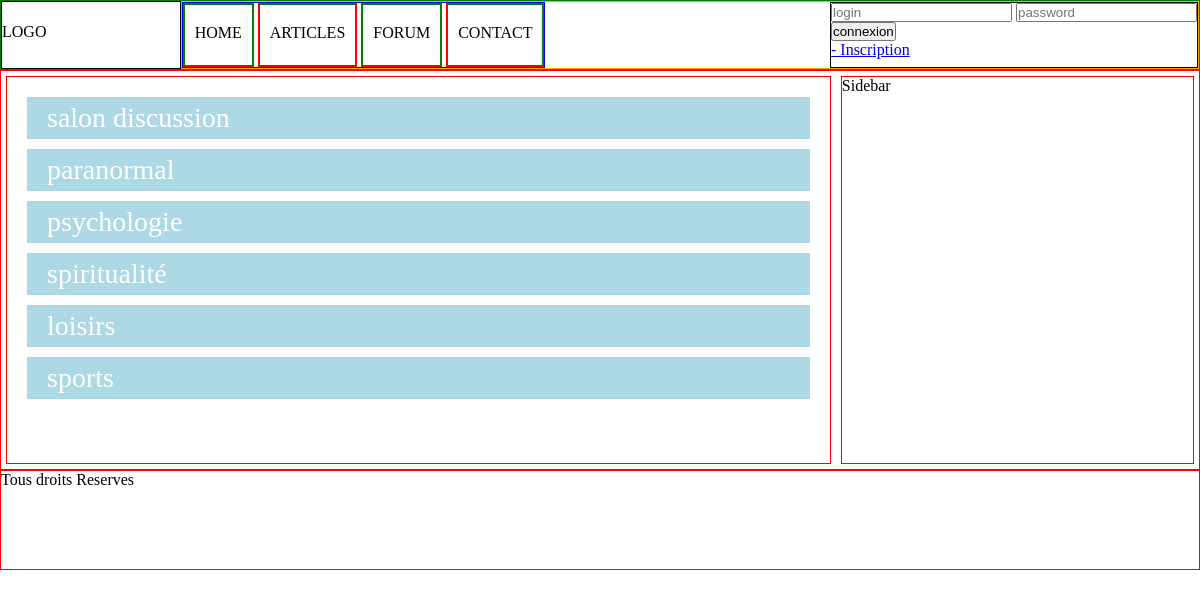
Page /monCode/index.php?c=theme&a=getThemes on the committed database.
### tables this page shows
CREATE TABLE `theme` (
  `the_id` int(11) NOT NULL,
  `the_name` varchar(255) NOT NULL,
  `the_created` datetime NOT NULL
);

### monCode/controllers/ThemeController.php (called while the page is built, shortened)
<?php
class ThemeController extends CoreController
{
	public function getThemesAction()
	{
		$data['themes'] = $this->getModel()->getThemes();
		$this->render('theme', $data);
	}
}
?>

### monCode/index.php (called while the page is built, shortened)
<?php
$param_init = [
	'c' => DEFAULT_CONTROLLER,
	'a' => DEFAULT_ACTION
];
$param = array_merge($param_init, $_GET);
$controller = new $controllerName();
$controller->setParam($_GET);
$controller->setData($_POST);
$controller->trigger($param['a']);
?>

### monCode/models/CoreModel.php (called while the page is built, shortened)
<?php
abstract class CoreModel
{
	protected static $pdo;
	public function __construct()
	{
		if(self::$pdo==null){
			self::$pdo = new PDO('mysql:host='.DB_HOST.';dbname='.DB_NAME.';charset=utf8;', DB_USER, DB_PASS,
				[PDO::ATTR_ERRMODE => PDO::ERRMODE_EXCEPTION]);
		}
	}
	protected function makeStatement(string $sql, array $params=[])
	{
		$rqt = self::$pdo->prepare($sql);
        return $rqt->execute() ? $rqt : false;
	}
	protected function makeSelect(string $sql, array $params=[])
	{
		$rqt = $this->makeStatement($sql, $params);
		return ($data = $rqt->fetchAll(PDO::FETCH_ASSOC)) ? $data : false;
	}
}
?>

### monCode/models/ThemeModel.php (called while the page is built, shortened)
<?php
class ThemeModel extends CoreModel
{
	public function getThemes()
	{
		$sql = 'SELECT * FROM `theme`';
		return $this->MakeSelect($sql);
	}
}
?>

### monCode/views/theme.php (the view)
<?php
foreach ($data['themes'] as $theme) {
	echo
	'
		<p class="themeLink">
			<a href="'.getTopicsByTheme.$theme['the_id'].'">'.$theme['the_name'].'</a>
		</p>
	';
}
?>

### monCode/assets/css/style.css (style rules this page uses)
body { margin: 0; padding: 0; }
* { box-sizing: border-box; margin: 0; padding: 0; }
.themeLink a { text-decoration: none; color: white; display: block; padding: 5px 0 5px 20px; margin-bottom: 10px; font-size: 28px; background:lightblue; }

### rows in the picture
theme: the_name "salon discussion"
theme: the_name "paranormal"
theme: the_name "psychologie"
theme: the_name "spiritualité"
theme: the_name "loisirs"
theme: the_name "sports"
